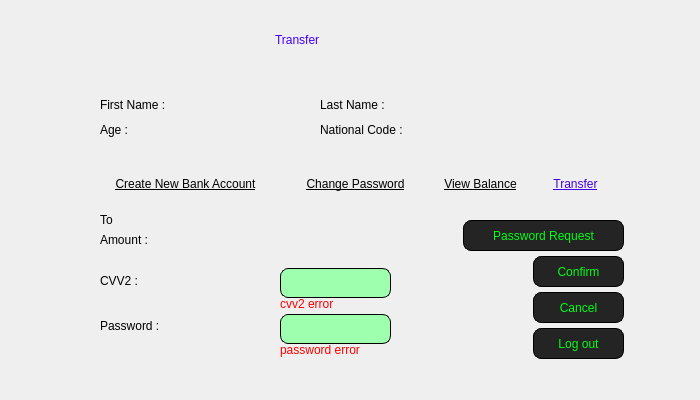
<?xml version="1.0" encoding="UTF-8"?>
<ui version="4.0">
 <class>ConfirmTransfer</class>
 <widget class="QWidget" name="ConfirmTransfer">
  <property name="geometry">
   <rect>
    <x>0</x>
    <y>0</y>
    <width>700</width>
    <height>400</height>
   </rect>
  </property>
  <property name="windowTitle">
   <string>Form</string>
  </property>
  <property name="styleSheet">
   <string notr="true">QPushButton {
    background-color: transparent;
    border: none;
}</string>
  </property>
  <widget class="QLabel" name="background">
   <property name="geometry">
    <rect>
     <x>0</x>
     <y>0</y>
     <width>700</width>
     <height>400</height>
    </rect>
   </property>
   <property name="text">
    <string/>
   </property>
   <property name="pixmap">
    <pixmap resource="Panel.qrc">:/images/panel2.png</pixmap>
   </property>
  </widget>
  <widget class="QLabel" name="toL">
   <property name="geometry">
    <rect>
     <x>100</x>
     <y>210</y>
     <width>31</width>
     <height>20</height>
    </rect>
   </property>
   <property name="styleSheet">
    <string notr="true">color: black;
font: 12pt &quot;Tw Cen MT&quot;;
</string>
   </property>
   <property name="text">
    <string>To</string>
   </property>
  </widget>
  <widget class="QPushButton" name="createNewBankAccountPB">
   <property name="geometry">
    <rect>
     <x>90</x>
     <y>169</y>
     <width>191</width>
     <height>29</height>
    </rect>
   </property>
   <property name="cursor">
    <cursorShape>PointingHandCursor</cursorShape>
   </property>
   <property name="styleSheet">
    <string notr="true">text-decoration: underline;
font: 10pt &quot;MRT_Sozar&quot;;
color: rgb(0, 0, 0);</string>
   </property>
   <property name="text">
    <string>Create New Bank Account</string>
   </property>
  </widget>
  <widget class="QLabel" name="ageST">
   <property name="geometry">
    <rect>
     <x>150</x>
     <y>120</y>
     <width>51</width>
     <height>20</height>
    </rect>
   </property>
   <property name="styleSheet">
    <string notr="true">color: rgb(67, 67, 67);</string>
   </property>
   <property name="text">
    <string/>
   </property>
  </widget>
  <widget class="QPushButton" name="logoutPB">
   <property name="geometry">
    <rect>
     <x>533</x>
     <y>328</y>
     <width>91</width>
     <height>31</height>
    </rect>
   </property>
   <property name="cursor">
    <cursorShape>PointingHandCursor</cursorShape>
   </property>
   <property name="styleSheet">
    <string notr="true">color: rgb(0, 255, 21);
background-color: rgb(36, 36, 36);
font: 9pt &quot;MRT_Sozar&quot;;
border-color: 1px ,rgb(0, 0, 0);
border-radius: 8px;
border : 1px solid #000000;
</string>
   </property>
   <property name="text">
    <string>Log out</string>
   </property>
   <property name="autoDefault">
    <bool>false</bool>
   </property>
   <property name="default">
    <bool>true</bool>
   </property>
   <property name="flat">
    <bool>false</bool>
   </property>
  </widget>
  <widget class="QLabel" name="lastNameL">
   <property name="geometry">
    <rect>
     <x>320</x>
     <y>79</y>
     <width>101</width>
     <height>51</height>
    </rect>
   </property>
   <property name="styleSheet">
    <string notr="true">color: black;
font: 12pt &quot;Tw Cen MT&quot;;
</string>
   </property>
   <property name="text">
    <string>Last Name :</string>
   </property>
  </widget>
  <widget class="QPushButton" name="confirmPB">
   <property name="geometry">
    <rect>
     <x>533</x>
     <y>256</y>
     <width>91</width>
     <height>31</height>
    </rect>
   </property>
   <property name="cursor">
    <cursorShape>PointingHandCursor</cursorShape>
   </property>
   <property name="styleSheet">
    <string notr="true">color: rgb(0, 255, 21);
background-color: rgb(36, 36, 36);
font: 9pt &quot;MRT_Sozar&quot;;
border-color: 1px ,rgb(0, 0, 0);
border-radius: 8px;
border : 1px solid #000000;
</string>
   </property>
   <property name="text">
    <string>Confirm</string>
   </property>
   <property name="autoDefault">
    <bool>false</bool>
   </property>
   <property name="default">
    <bool>true</bool>
   </property>
   <property name="flat">
    <bool>false</bool>
   </property>
  </widget>
  <widget class="QPushButton" name="viewBalancePB">
   <property name="geometry">
    <rect>
     <x>430</x>
     <y>169</y>
     <width>101</width>
     <height>29</height>
    </rect>
   </property>
   <property name="cursor">
    <cursorShape>PointingHandCursor</cursorShape>
   </property>
   <property name="styleSheet">
    <string notr="true">text-decoration: underline;
color: rgb(0, 0, 0);
font: 10pt &quot;MRT_Sozar&quot;;
</string>
   </property>
   <property name="text">
    <string>View Balance</string>
   </property>
  </widget>
  <widget class="QLabel" name="nameST">
   <property name="geometry">
    <rect>
     <x>140</x>
     <y>210</y>
     <width>321</width>
     <height>20</height>
    </rect>
   </property>
   <property name="styleSheet">
    <string notr="true">color: rgb(67, 67, 67);</string>
   </property>
   <property name="text">
    <string/>
   </property>
  </widget>
  <widget class="QLabel" name="firstNameL">
   <property name="geometry">
    <rect>
     <x>100</x>
     <y>79</y>
     <width>101</width>
     <height>51</height>
    </rect>
   </property>
   <property name="styleSheet">
    <string notr="true">color: black;
font: 12pt &quot;Tw Cen MT&quot;;
</string>
   </property>
   <property name="text">
    <string>First Name :</string>
   </property>
  </widget>
  <widget class="QPushButton" name="changePasswordPB">
   <property name="geometry">
    <rect>
     <x>290</x>
     <y>169</y>
     <width>131</width>
     <height>29</height>
    </rect>
   </property>
   <property name="cursor">
    <cursorShape>PointingHandCursor</cursorShape>
   </property>
   <property name="styleSheet">
    <string notr="true">text-decoration: underline;
color: rgb(0, 0, 0);
font: 10pt &quot;MRT_Sozar&quot;;
</string>
   </property>
   <property name="text">
    <string>Change Password</string>
   </property>
  </widget>
  <widget class="QLabel" name="firstNameST">
   <property name="geometry">
    <rect>
     <x>210</x>
     <y>95</y>
     <width>91</width>
     <height>20</height>
    </rect>
   </property>
   <property name="styleSheet">
    <string notr="true">color: rgb(67, 67, 67);</string>
   </property>
   <property name="text">
    <string/>
   </property>
  </widget>
  <widget class="QLabel" name="ageL">
   <property name="geometry">
    <rect>
     <x>100</x>
     <y>114</y>
     <width>41</width>
     <height>31</height>
    </rect>
   </property>
   <property name="styleSheet">
    <string notr="true">color: black;
font: 10pt &quot;Tw Cen MT&quot;;
</string>
   </property>
   <property name="text">
    <string>Age :</string>
   </property>
  </widget>
  <widget class="QLabel" name="nationalCodeST">
   <property name="geometry">
    <rect>
     <x>440</x>
     <y>120</y>
     <width>161</width>
     <height>20</height>
    </rect>
   </property>
   <property name="styleSheet">
    <string notr="true">color: rgb(67, 67, 67);</string>
   </property>
   <property name="text">
    <string/>
   </property>
  </widget>
  <widget class="QLabel" name="lastNameST">
   <property name="geometry">
    <rect>
     <x>430</x>
     <y>95</y>
     <width>161</width>
     <height>20</height>
    </rect>
   </property>
   <property name="styleSheet">
    <string notr="true">color: rgb(67, 67, 67);</string>
   </property>
   <property name="text">
    <string/>
   </property>
  </widget>
  <widget class="QLabel" name="nationalCodeL">
   <property name="geometry">
    <rect>
     <x>320</x>
     <y>114</y>
     <width>111</width>
     <height>31</height>
    </rect>
   </property>
   <property name="styleSheet">
    <string notr="true">color: black;
font: 10pt &quot;Tw Cen MT&quot;;
</string>
   </property>
   <property name="text">
    <string>National Code :</string>
   </property>
  </widget>
  <widget class="QPushButton" name="transferPB">
   <property name="geometry">
    <rect>
     <x>540</x>
     <y>169</y>
     <width>71</width>
     <height>29</height>
    </rect>
   </property>
   <property name="cursor">
    <cursorShape>PointingHandCursor</cursorShape>
   </property>
   <property name="styleSheet">
    <string notr="true">text-decoration: underline;
color: rgb(64, 0, 225);
font: 10pt &quot;MRT_Sozar&quot;;
</string>
   </property>
   <property name="text">
    <string>Transfer</string>
   </property>
  </widget>
  <widget class="QLabel" name="cvv2L">
   <property name="geometry">
    <rect>
     <x>100</x>
     <y>260</y>
     <width>71</width>
     <height>41</height>
    </rect>
   </property>
   <property name="styleSheet">
    <string notr="true">color: black;
font: 12pt &quot;Tw Cen MT&quot;;
</string>
   </property>
   <property name="text">
    <string>CVV2 : </string>
   </property>
  </widget>
  <widget class="QLineEdit" name="cvv2LE">
   <property name="geometry">
    <rect>
     <x>280</x>
     <y>268</y>
     <width>111</width>
     <height>30</height>
    </rect>
   </property>
   <property name="styleSheet">
    <string notr="true">background-color: rgb(158, 255, 174);
border-color: 1px ,rgb(0, 0, 0);
color: rgb(0, 0, 0);
border-radius: 8px;
padding: 5px 5px;
border : 1px solid #000000;
</string>
   </property>
   <property name="text">
    <string/>
   </property>
  </widget>
  <widget class="QLineEdit" name="passwordLE">
   <property name="geometry">
    <rect>
     <x>280</x>
     <y>314</y>
     <width>111</width>
     <height>30</height>
    </rect>
   </property>
   <property name="styleSheet">
    <string notr="true">background-color: rgb(158, 255, 174);
border-color: 1px ,rgb(0, 0, 0);
color: rgb(0, 0, 0);
border-radius: 8px;
padding: 5px 5px;
border : 1px solid #000000;
</string>
   </property>
   <property name="text">
    <string/>
   </property>
  </widget>
  <widget class="QLabel" name="passwordL">
   <property name="geometry">
    <rect>
     <x>100</x>
     <y>300</y>
     <width>141</width>
     <height>51</height>
    </rect>
   </property>
   <property name="styleSheet">
    <string notr="true">color: black;
font: 12pt &quot;Tw Cen MT&quot;;
</string>
   </property>
   <property name="text">
    <string>Password :</string>
   </property>
  </widget>
  <widget class="QPushButton" name="PasswordReqPB">
   <property name="geometry">
    <rect>
     <x>463</x>
     <y>220</y>
     <width>161</width>
     <height>31</height>
    </rect>
   </property>
   <property name="cursor">
    <cursorShape>PointingHandCursor</cursorShape>
   </property>
   <property name="focusPolicy">
    <enum>Qt::ClickFocus</enum>
   </property>
   <property name="styleSheet">
    <string notr="true">color: rgb(0, 255, 21);
background-color: rgb(36, 36, 36);
font: 9pt &quot;MRT_Sozar&quot;;
border-color: 1px ,rgb(0, 0, 0);
border-radius: 8px;
border : 1px solid #000000;
</string>
   </property>
   <property name="text">
    <string>Password Request</string>
   </property>
   <property name="autoDefault">
    <bool>false</bool>
   </property>
   <property name="default">
    <bool>true</bool>
   </property>
   <property name="flat">
    <bool>false</bool>
   </property>
  </widget>
  <widget class="QLabel" name="transferL">
   <property name="geometry">
    <rect>
     <x>275</x>
     <y>10</y>
     <width>150</width>
     <height>60</height>
    </rect>
   </property>
   <property name="styleSheet">
    <string notr="true">color: rgb(64, 0, 255);
font: 800 17pt &quot;Rockwell Extra Bold&quot;;
</string>
   </property>
   <property name="text">
    <string>Transfer</string>
   </property>
  </widget>
  <widget class="QPushButton" name="cancelPB">
   <property name="geometry">
    <rect>
     <x>533</x>
     <y>292</y>
     <width>91</width>
     <height>31</height>
    </rect>
   </property>
   <property name="cursor">
    <cursorShape>PointingHandCursor</cursorShape>
   </property>
   <property name="styleSheet">
    <string notr="true">color: rgb(0, 255, 21);
background-color: rgb(36, 36, 36);
font: 9pt &quot;MRT_Sozar&quot;;
border-color: 1px ,rgb(0, 0, 0);
border-radius: 8px;
border : 1px solid #000000;
</string>
   </property>
   <property name="text">
    <string>Cancel</string>
   </property>
   <property name="autoDefault">
    <bool>false</bool>
   </property>
   <property name="default">
    <bool>true</bool>
   </property>
   <property name="flat">
    <bool>false</bool>
   </property>
  </widget>
  <widget class="QLabel" name="cvv2Error">
   <property name="geometry">
    <rect>
     <x>280</x>
     <y>294</y>
     <width>141</width>
     <height>20</height>
    </rect>
   </property>
   <property name="styleSheet">
    <string notr="true">color: rgb(255, 0, 0);
font: 7pt &quot;Segoe UI&quot;;</string>
   </property>
   <property name="text">
    <string>cvv2 error</string>
   </property>
  </widget>
  <widget class="QLabel" name="passwordError">
   <property name="geometry">
    <rect>
     <x>280</x>
     <y>340</y>
     <width>241</width>
     <height>20</height>
    </rect>
   </property>
   <property name="styleSheet">
    <string notr="true">color: rgb(255, 0, 0);
font: 7pt &quot;Segoe UI&quot;;</string>
   </property>
   <property name="text">
    <string>password error</string>
   </property>
  </widget>
  <widget class="QLabel" name="amountLE">
   <property name="geometry">
    <rect>
     <x>180</x>
     <y>230</y>
     <width>61</width>
     <height>20</height>
    </rect>
   </property>
   <property name="styleSheet">
    <string notr="true">color: rgb(67, 67, 67);</string>
   </property>
   <property name="text">
    <string/>
   </property>
  </widget>
  <widget class="QLabel" name="amountL">
   <property name="geometry">
    <rect>
     <x>100</x>
     <y>230</y>
     <width>81</width>
     <height>20</height>
    </rect>
   </property>
   <property name="styleSheet">
    <string notr="true">color: black;
font: 12pt &quot;Tw Cen MT&quot;;
</string>
   </property>
   <property name="text">
    <string>Amount :</string>
   </property>
  </widget>
 </widget>
 <resources>
  <include location="Panel.qrc"/>
 </resources>
 <connections/>
</ui>
